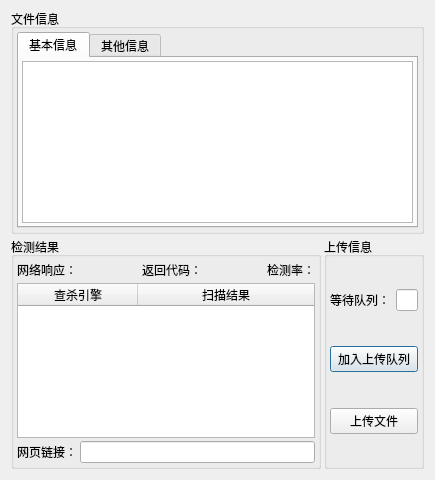
<?xml version="1.0" encoding="UTF-8"?>
<ui version="4.0">
 <class>Dialog</class>
 <widget class="QDialog" name="Dialog">
  <property name="geometry">
   <rect>
    <x>0</x>
    <y>0</y>
    <width>435</width>
    <height>480</height>
   </rect>
  </property>
  <property name="sizePolicy">
   <sizepolicy hsizetype="Preferred" vsizetype="Preferred">
    <horstretch>0</horstretch>
    <verstretch>0</verstretch>
   </sizepolicy>
  </property>
  <property name="maximumSize">
   <size>
    <width>16777215</width>
    <height>16777215</height>
   </size>
  </property>
  <property name="windowTitle">
   <string>上传样本</string>
  </property>
  <layout class="QVBoxLayout" name="verticalLayout">
   <property name="spacing">
    <number>3</number>
   </property>
   <property name="topMargin">
    <number>9</number>
   </property>
   <item>
    <widget class="QGroupBox" name="groupBox">
     <property name="minimumSize">
      <size>
       <width>0</width>
       <height>220</height>
      </size>
     </property>
     <property name="maximumSize">
      <size>
       <width>16777215</width>
       <height>16777215</height>
      </size>
     </property>
     <property name="title">
      <string>文件信息</string>
     </property>
     <layout class="QVBoxLayout" name="verticalLayout_2">
      <property name="leftMargin">
       <number>3</number>
      </property>
      <property name="topMargin">
       <number>3</number>
      </property>
      <property name="rightMargin">
       <number>3</number>
      </property>
      <property name="bottomMargin">
       <number>3</number>
      </property>
      <item>
       <widget class="QTabWidget" name="tabWidget">
        <property name="currentIndex">
         <number>0</number>
        </property>
        <widget class="QWidget" name="tab">
         <attribute name="title">
          <string>基本信息</string>
         </attribute>
         <layout class="QVBoxLayout" name="verticalLayout_4">
          <property name="leftMargin">
           <number>3</number>
          </property>
          <property name="topMargin">
           <number>3</number>
          </property>
          <property name="rightMargin">
           <number>3</number>
          </property>
          <property name="bottomMargin">
           <number>3</number>
          </property>
          <item>
           <widget class="QListWidget" name="listWidget"/>
          </item>
         </layout>
        </widget>
        <widget class="QWidget" name="tab_2">
         <attribute name="title">
          <string>其他信息</string>
         </attribute>
         <layout class="QVBoxLayout" name="verticalLayout_5">
          <item>
           <widget class="QListWidget" name="listWidget_2"/>
          </item>
         </layout>
        </widget>
       </widget>
      </item>
     </layout>
    </widget>
   </item>
   <item>
    <layout class="QHBoxLayout" name="horizontalLayout">
     <item>
      <widget class="QGroupBox" name="groupBox_2">
       <property name="minimumSize">
        <size>
         <width>0</width>
         <height>230</height>
        </size>
       </property>
       <property name="title">
        <string>检测结果</string>
       </property>
       <layout class="QVBoxLayout" name="verticalLayout_3">
        <property name="spacing">
         <number>3</number>
        </property>
        <property name="leftMargin">
         <number>3</number>
        </property>
        <property name="topMargin">
         <number>3</number>
        </property>
        <property name="rightMargin">
         <number>3</number>
        </property>
        <property name="bottomMargin">
         <number>3</number>
        </property>
        <item>
         <layout class="QHBoxLayout" name="horizontalLayout_2">
          <item>
           <widget class="QLabel" name="label_4">
            <property name="text">
             <string>网络响应：</string>
            </property>
           </widget>
          </item>
          <item>
           <spacer name="horizontalSpacer_2">
            <property name="orientation">
             <enum>Qt::Horizontal</enum>
            </property>
            <property name="sizeHint" stdset="0">
             <size>
              <width>40</width>
              <height>20</height>
             </size>
            </property>
           </spacer>
          </item>
          <item>
           <widget class="QLabel" name="label_5">
            <property name="text">
             <string>返回代码：</string>
            </property>
           </widget>
          </item>
          <item>
           <spacer name="horizontalSpacer">
            <property name="orientation">
             <enum>Qt::Horizontal</enum>
            </property>
            <property name="sizeHint" stdset="0">
             <size>
              <width>40</width>
              <height>20</height>
             </size>
            </property>
           </spacer>
          </item>
          <item>
           <widget class="QLabel" name="label">
            <property name="text">
             <string>检测率：</string>
            </property>
           </widget>
          </item>
         </layout>
        </item>
        <item>
         <widget class="QTableWidget" name="tableWidget">
          <attribute name="horizontalHeaderDefaultSectionSize">
           <number>120</number>
          </attribute>
          <attribute name="horizontalHeaderStretchLastSection">
           <bool>true</bool>
          </attribute>
          <column>
           <property name="text">
            <string>查杀引擎</string>
           </property>
          </column>
          <column>
           <property name="text">
            <string>扫描结果</string>
           </property>
          </column>
         </widget>
        </item>
        <item>
         <layout class="QHBoxLayout" name="horizontalLayout_4">
          <item>
           <widget class="QLabel" name="label_2">
            <property name="text">
             <string>网页链接：</string>
            </property>
           </widget>
          </item>
          <item>
           <widget class="QLineEdit" name="LE_URL"/>
          </item>
         </layout>
        </item>
       </layout>
      </widget>
     </item>
     <item>
      <widget class="QGroupBox" name="groupBox_3">
       <property name="sizePolicy">
        <sizepolicy hsizetype="Minimum" vsizetype="Preferred">
         <horstretch>0</horstretch>
         <verstretch>0</verstretch>
        </sizepolicy>
       </property>
       <property name="minimumSize">
        <size>
         <width>100</width>
         <height>0</height>
        </size>
       </property>
       <property name="maximumSize">
        <size>
         <width>100</width>
         <height>16777215</height>
        </size>
       </property>
       <property name="title">
        <string>上传信息</string>
       </property>
       <layout class="QVBoxLayout" name="verticalLayout_6">
        <property name="leftMargin">
         <number>3</number>
        </property>
        <property name="topMargin">
         <number>3</number>
        </property>
        <property name="rightMargin">
         <number>3</number>
        </property>
        <property name="bottomMargin">
         <number>3</number>
        </property>
        <item>
         <spacer name="verticalSpacer">
          <property name="orientation">
           <enum>Qt::Vertical</enum>
          </property>
          <property name="sizeHint" stdset="0">
           <size>
            <width>20</width>
            <height>40</height>
           </size>
          </property>
         </spacer>
        </item>
        <item>
         <layout class="QHBoxLayout" name="horizontalLayout_3">
          <item>
           <widget class="QLabel" name="label_3">
            <property name="text">
             <string>等待队列：</string>
            </property>
           </widget>
          </item>
          <item>
           <widget class="QLineEdit" name="LE_Line">
            <property name="maximumSize">
             <size>
              <width>30</width>
              <height>16777215</height>
             </size>
            </property>
           </widget>
          </item>
         </layout>
        </item>
        <item>
         <spacer name="verticalSpacer_2">
          <property name="orientation">
           <enum>Qt::Vertical</enum>
          </property>
          <property name="sizeHint" stdset="0">
           <size>
            <width>20</width>
            <height>40</height>
           </size>
          </property>
         </spacer>
        </item>
        <item>
         <widget class="QPushButton" name="PB_2Queue">
          <property name="text">
           <string>加入上传队列</string>
          </property>
         </widget>
        </item>
        <item>
         <spacer name="verticalSpacer_3">
          <property name="orientation">
           <enum>Qt::Vertical</enum>
          </property>
          <property name="sizeHint" stdset="0">
           <size>
            <width>20</width>
            <height>40</height>
           </size>
          </property>
         </spacer>
        </item>
        <item>
         <widget class="QPushButton" name="PB_Upload">
          <property name="text">
           <string>上传文件</string>
          </property>
         </widget>
        </item>
        <item>
         <spacer name="verticalSpacer_4">
          <property name="orientation">
           <enum>Qt::Vertical</enum>
          </property>
          <property name="sizeHint" stdset="0">
           <size>
            <width>20</width>
            <height>40</height>
           </size>
          </property>
         </spacer>
        </item>
       </layout>
      </widget>
     </item>
    </layout>
   </item>
  </layout>
 </widget>
 <tabstops>
  <tabstop>tabWidget</tabstop>
  <tabstop>listWidget</tabstop>
  <tabstop>listWidget_2</tabstop>
  <tabstop>tableWidget</tabstop>
  <tabstop>LE_URL</tabstop>
  <tabstop>LE_Line</tabstop>
  <tabstop>PB_2Queue</tabstop>
  <tabstop>PB_Upload</tabstop>
 </tabstops>
 <resources/>
 <connections/>
</ui>
